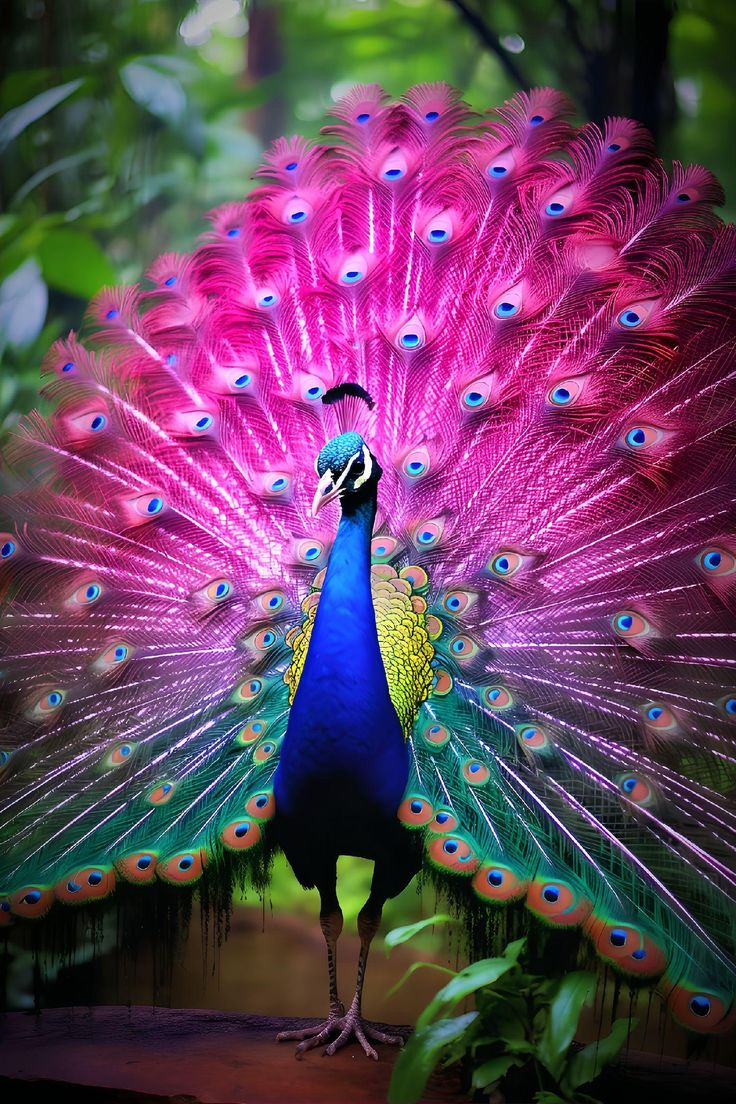
#> input picture data/image.jpg, 736 x 1104 px, found by its file name
$ python edge_detection.py
#> lines starting #> are read from the running program, lines starting #| are printed output that depends on the picture; after the words box and inside, x2 and y2 are one past the last pixel; in counts of white or black regions, pixels touching at a corner belong together
import os
import cv2
import numpy as np

image = cv2.imread(os.path.join('.','data','image.jpg'))
#> image is the input picture: shape (1104, 736, 3); mean B, G, R 92.7, 66.3, 101.4
#print(image.shape)
image_resized= cv2.resize(image,(368,552))
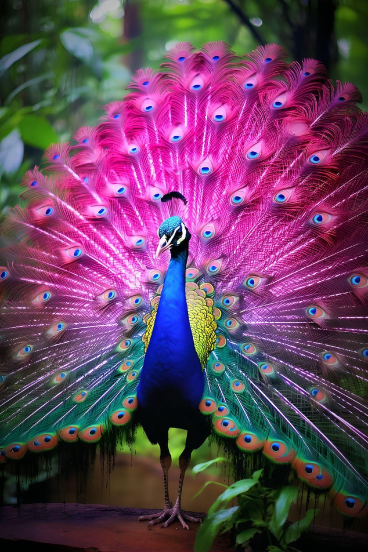
#> image_resized: shape (552, 368, 3); mean B, G, R 92.9, 66.5, 101.5
#print (image_resized.shape)
#edge detection is used to show the edges in an image الحواف
image_edge=cv2.Canny(image_resized,100,200)
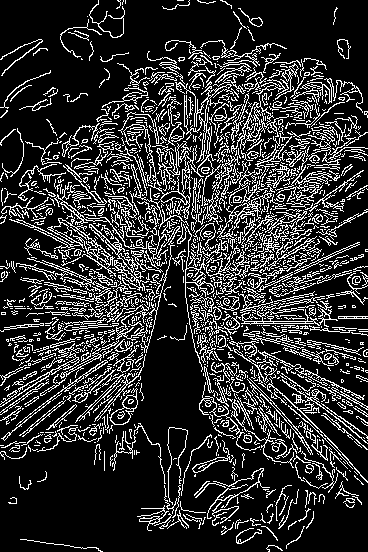
#> image_edge: shape (552, 368); 19.2% white in thin lines or dots
image_d=cv2.dilate(image_edge,np.ones((5,5),dtype=np.int8))
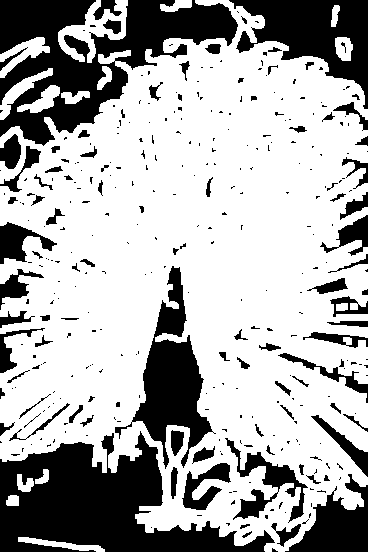
#> image_d: shape (552, 368); 68% white; 349 black regions (254 under 20 px), largest, box (x1, y1, x2, y2) and area: (0, 431, 275, 552) 16541, (0, 0, 238, 146) 15380, (229, 0, 368, 109) 6921
image_e=cv2.erode(image_d,np.ones((3,3),dtype=np.int8))
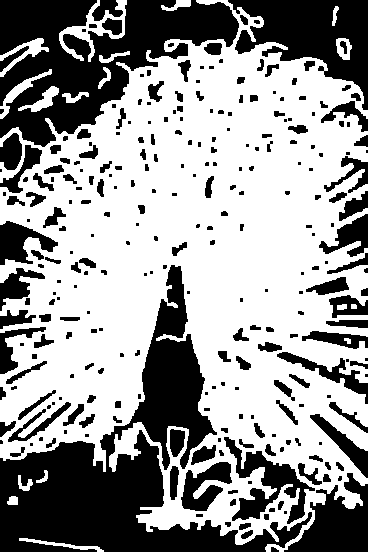
#> image_e: shape (552, 368); 60% white; 279 black regions (111 under 20 px), largest, box (x1, y1, x2, y2) and area: (0, 265, 312, 552) 25886, (0, 0, 239, 147) 17365, (228, 0, 368, 110) 7625


cv2.imshow('image_edge',image_edge)
cv2.imshow('image_resized',image_resized)
cv2.imshow('image_d',image_d)
cv2.imshow('image_e',image_e)
cv2.waitKey(0)

$ run again, with data/people_detection.png saved as data/image.jpg
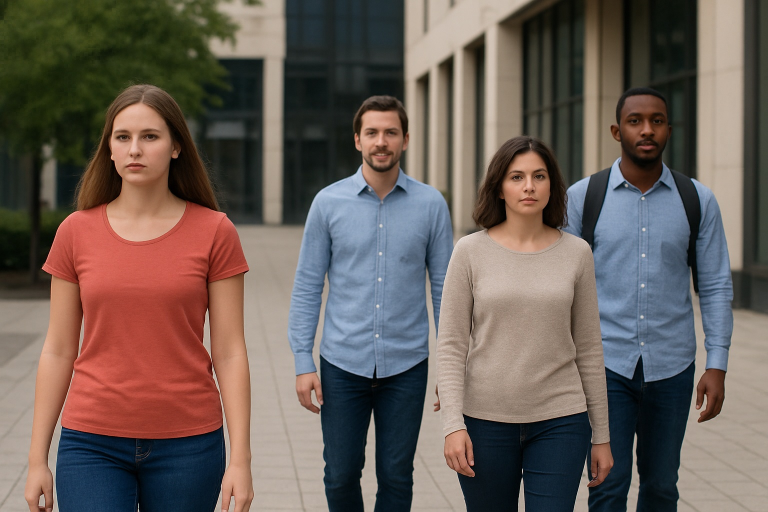
#> input picture data/people_detection.png, 1536 x 1024 px, found by its file name (shown at 1/2 size)
#> image is the input picture: shape (1024, 1536, 3); mean B, G, R 87.4, 93.9, 106.1
#> `image_edge=cv2.Canny(image_resized,100,200)`:
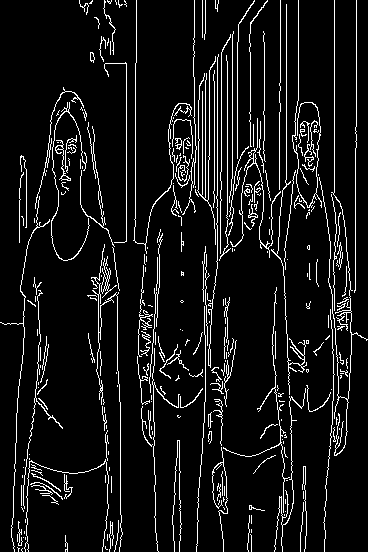
#> image_edge: shape (552, 368); 8% white in thin lines or dots
#> image_d: shape (552, 368); 36.1% white; 23 white regions, largest, box (x1, y1, x2, y2) and area: (131, 0, 368, 552) 49121, (0, 0, 129, 552) 18968, (170, 438, 184, 552) 1110
#> `image_e=cv2.erode(image_d,np.ones((3,3),dtype=np.int8))`:
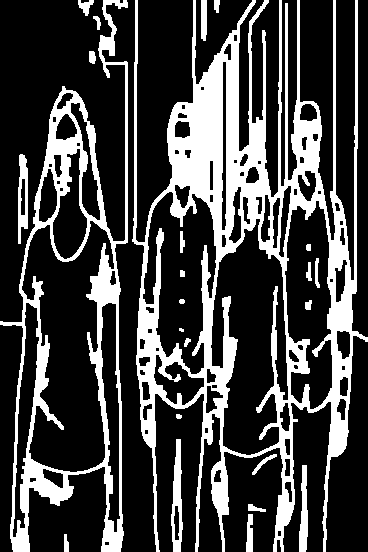
#> image_e: shape (552, 368); 26.3% white; 24 white regions (1 under 20 px), largest, box (x1, y1, x2, y2) and area: (132, 0, 368, 552) 36559, (0, 0, 128, 552) 13428, (171, 439, 183, 552) 788
